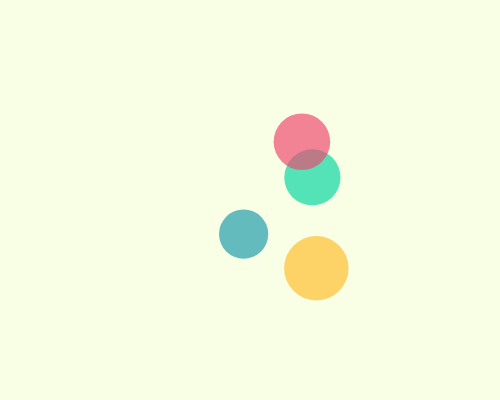
Frame 1 (no input)
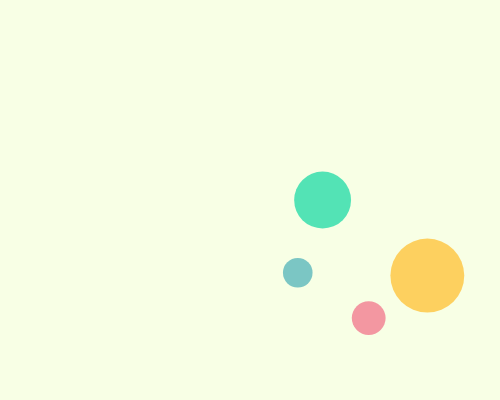
Frame 60 (no input)
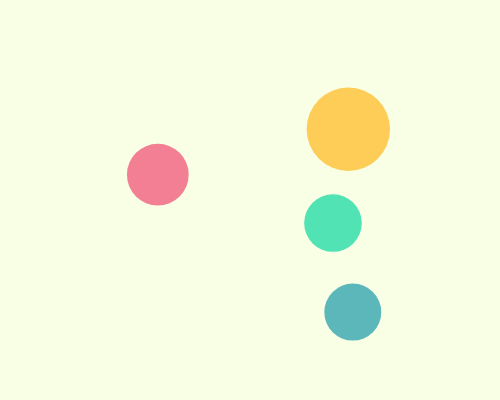
Frame 120 (the mouse pressed at the canvas centre since frame 60)

The p5.js sketch that drew these frames (run headless with seeded random() and noise() and a simulated clock; from frame 60 on, the mouse is pressed at the canvas centre):

// p5.js sketch
// ── sketch.js
let balls = [];
let canvas = {
  width: 500,
  height: 400,
  depth: 400,
};

function setup() {
  createCanvas(canvas.width, canvas.height);

  const colors = ["#06D6A0", "#1B9AAA", "#EF476F", "#FFC43D"];
  for (let i = 0; i < 4; i++) {
    let size = randomGaussian(120, 8);
    balls.push({
      position: createVector(
        random(size, canvas.width - size),
        random(size, canvas.height - size),
        random(size, canvas.depth - size)
      ),
      speed: createVector(
        randomGaussian(2, 2),
        randomGaussian(2, 2),
        randomGaussian(2, 2)
      ),
      size: size,
      color: colors[i % colors.length],
    });
  }
}

function update() {
  for (const ball of balls) {
    ball.position.add(ball.speed);

    if (
      ball.position.x + ball.size / 2 > canvas.width ||
      ball.position.x - ball.size / 2 < 0
    ) {
      ball.speed.mult(createVector(-1, 1, 1));
    }
    if (
      ball.position.y + ball.size / 2 > canvas.height ||
      ball.position.y - +ball.size / 2 < 0
    ) {
      ball.speed.mult(createVector(1, -1, 1));
    }
    if (
      ball.position.z + ball.size / 2 > canvas.depth ||
      ball.position.z - +ball.size / 2 < 0
    ) {
      ball.speed.mult(createVector(1, 1, -1));
    }
  }
}

function draw() {
  update();

  background("#F8FFE5");

  const sortedBalls = balls.sort((a, b) => a.position.z - b.position.z);
  for (const ball of sortedBalls) {
    noStroke();
    const targetColor = color(ball.color);
    targetColor.setAlpha(map(ball.position.z, 0, canvas.depth, 255, 120));

    const scaleFactor = map(ball.position.z, 0, canvas.depth, 1, 0.1);
    fill(targetColor);
    circle(ball.position.x, ball.position.y, ball.size * scaleFactor);
  }
}
